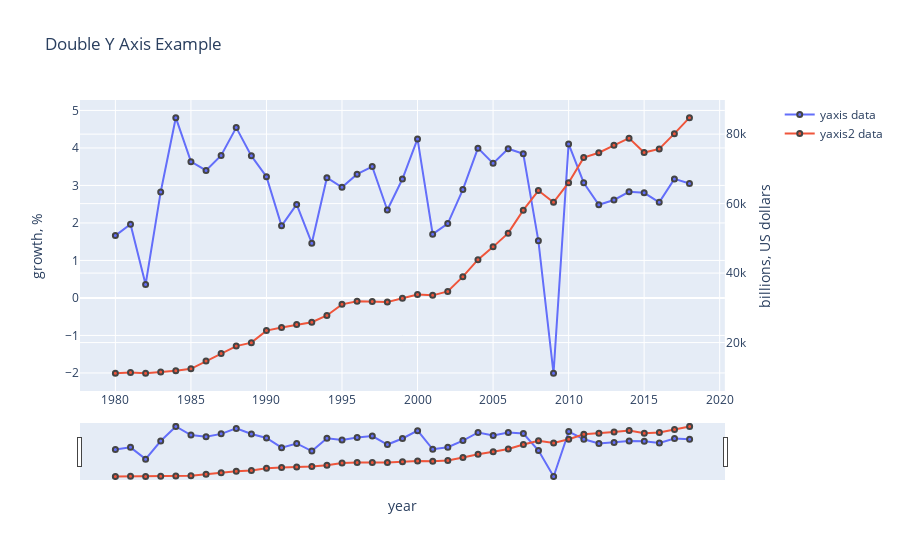

This figure's notebook cell:
### Code cell
# WORLD ONLY
# Create figure with secondary y-axis
fig = make_subplots(specs=[[{"secondary_y": True}]])

# Add traces
fig.add_trace(
    go.Scatter(x= world_growth_train.index,
               y= world_growth_train,
               name="yaxis data"), secondary_y=False,
)

fig.add_trace(
    go.Scatter( x= world_gdp_train.index,
               y= world_gdp_train,
               name="yaxis2 data"),
    secondary_y=True,
)

# Add figure title
fig.update_layout(
    title_text="Double Y Axis Example", xaxis_rangeslider_visible=True
)

fig.update_traces(mode='lines+markers', marker_line_width=2, marker_size=5)

# Set x-axis title
fig.update_xaxes(title_text="year")

# Set y-axes titles
fig.update_yaxes(title_text="growth, %", secondary_y=False)
fig.update_yaxes(title_text="billions, US dollars", secondary_y=True)

fig.show()

### Figure 1 — Plotly figure (JSON) as saved in the notebook; plotly's stock layout.template omitted (floating-point values rounded to 4 significant figures)
{"data": [{"marker": {"line": {"width": 2}, "size": 5}, "mode": "lines+markers", "name": "yaxis data", "type": "scatter", "x": ["1980-01-01T00:00:00", "1981-01-01T00:00:00", "1982-01-01T00:00:00", "1983-01-01T00:00:00", "1984-01-01T00:00:00", "1985-01-01T00:00:00", "1986-01-01T00:00:00", "1987-01-01T00:00:00", "1988-01-01T00:00:00", "1989-01-01T00:00:00", "1990-01-01T00:00:00", "1991-01-01T00:00:00", "1992-01-01T00:00:00", "1993-01-01T00:00:00", "1994-01-01T00:00:00", "1995-01-01T00:00:00", "1996-01-01T00:00:00", "1997-01-01T00:00:00", "1998-01-01T00:00:00", "1999-01-01T00:00:00", "2000-01-01T00:00:00", "2001-01-01T00:00:00", "2002-01-01T00:00:00", "2003-01-01T00:00:00", "2004-01-01T00:00:00", "2005-01-01T00:00:00", "2006-01-01T00:00:00", "2007-01-01T00:00:00", "2008-01-01T00:00:00", "2009-01-01T00:00:00", "2010-01-01T00:00:00", "2011-01-01T00:00:00", "2012-01-01T00:00:00", "2013-01-01T00:00:00", "2014-01-01T00:00:00", "2015-01-01T00:00:00", "2016-01-01T00:00:00", "2017-01-01T00:00:00", "2018-01-01T00:00:00"], "xaxis": "x", "y": [1.663, 1.965, 0.359, 2.827, 4.807, 3.635, 3.401, 3.798, 4.542, 3.789, 3.233, 1.922, 2.493, 1.459, 3.206, 2.949, 3.3, 3.503, 2.344, 3.172, 4.24, 1.701, 1.983, 2.89, 3.994, 3.589, 3.98, 3.844, 1.524, -2.01, 4.107, 3.073, 2.486, 2.613, 2.83, 2.803, 2.549, 3.175, 3.05], "yaxis": "y"}, {"marker": {"line": {"width": 2}, "size": 5}, "mode": "lines+markers", "name": "yaxis2 data", "type": "scatter", "x": ["1980-01-01T00:00:00", "1981-01-01T00:00:00", "1982-01-01T00:00:00", "1983-01-01T00:00:00", "1984-01-01T00:00:00", "1985-01-01T00:00:00", "1986-01-01T00:00:00", "1987-01-01T00:00:00", "1988-01-01T00:00:00", "1989-01-01T00:00:00", "1990-01-01T00:00:00", "1991-01-01T00:00:00", "1992-01-01T00:00:00", "1993-01-01T00:00:00", "1994-01-01T00:00:00", "1995-01-01T00:00:00", "1996-01-01T00:00:00", "1997-01-01T00:00:00", "1998-01-01T00:00:00", "1999-01-01T00:00:00", "2000-01-01T00:00:00", "2001-01-01T00:00:00", "2002-01-01T00:00:00", "2003-01-01T00:00:00", "2004-01-01T00:00:00", "2005-01-01T00:00:00", "2006-01-01T00:00:00", "2007-01-01T00:00:00", "2008-01-01T00:00:00", "2009-01-01T00:00:00", "2010-01-01T00:00:00", "2011-01-01T00:00:00", "2012-01-01T00:00:00", "2013-01-01T00:00:00", "2014-01-01T00:00:00", "2015-01-01T00:00:00", "2016-01-01T00:00:00", "2017-01-01T00:00:00", "2018-01-01T00:00:00"], "xaxis": "x", "y": [11150.0, 11410.0, 11200.0, 11500.0, 11900.0, 12440.0, 14660.0, 16880.0, 18990.0, 19980.0, 23450.0, 24330.0, 25170.0, 25860.0, 27800.0, 31000.0, 31860.0, 31790.0, 31650.0, 32770.0, 33840.0, 33590.0, 34720.0, 38980.0, 43880.0, 47550.0, 51500.0, 58120.0, 63750.0, 60390.0, 66030.0, 73240.0, 74640.0, 76770.0, 78850.0, 74690.0, 75730.0, 80140.0, 84740.0], "yaxis": "y2"}], "layout": {"title": {"text": "Double Y Axis Example"}, "xaxis": {"anchor": "y", "domain": [0, 0.94], "rangeslider": {"visible": true}, "title": {"text": "year"}}, "yaxis": {"anchor": "x", "domain": [0, 1], "title": {"text": "growth, %"}}, "yaxis2": {"anchor": "x", "overlaying": "y", "side": "right", "title": {"text": "billions, US dollars"}}}}
